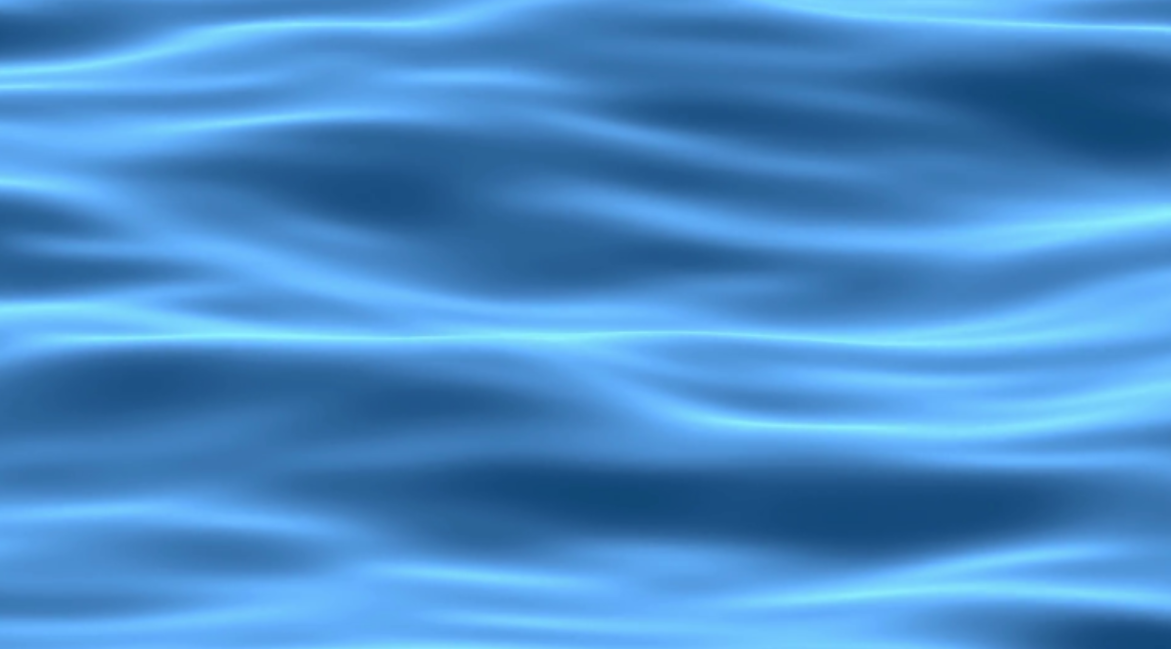
#> input picture images/vagues.png, 1171 x 649 px, found by its file name
$ python code_final.py
#> lines starting #> are read from the running program, lines starting #| are printed output that depends on the picture; long printed decimals are rounded
import numpy as np
import math
import matplotlib.pyplot as plt
import matplotlib.image as mpimg


###### INITIALISATION #######

image_path = 'vagues.png'

image_origine = mpimg.imread(image_path)   #lecture de l'image
#> image_origine is the input picture: shape (649, 1171, 3) float32; mean R, G, B 0.288, 0.551, 0.79
image = mpimg.imread(image_path)

# Convertion en entiers de 0 à 255
if image.dtype != np.uint8:  # Si les valeurs sont en flottant (0 à 1)
    image = (image * 255)
else:
    image = (image/np.max(image))*255


# Tronquer l'image
hauteur, largeur = image.shape[:2]
#> hauteur = 649; largeur = 1171
nouvelle_hauteur = (hauteur // 8) * 8
#> nouvelle_hauteur = 648
nouvelle_largeur = (largeur // 8) * 8
#> nouvelle_largeur = 1168
image = image[:nouvelle_hauteur, :nouvelle_largeur,:]
#> image: shape (648, 1168, 3) float32

#on centralise les valeurs de la matrice
image = image - 128

taille_image = image.shape
#> taille_image = (648, 1168, 3)

#initialisation de P (matrice de passage) avec la formule de la double somme
P=np.zeros((8,8))
for i in range (8):
    for j in range (8):
        if i==0:
            ck=1/math.sqrt(2)
        else:
            ck=1
        P[i,j]= (1/2)*ck*math.cos(((2*j+1)*i*math.pi)/16)


# initialisation de Q : matrice de quantification Q
Q=np.array([[16,11,10,16,24,40,51,61],
            [12,12,13,19,26,58,60,55],
            [14,13,16,24,40,57,69,56],
            [14,17,22,29,51,87,80,62],
            [18,22,37,56,68,109,103,77],
            [24,35,55,64,81,104,113,92],
            [49,64,78,87,103,121,120,101],
            [72,92,95,98,112,100,103,99]])


####### COMPRESSION #########

compressed = np.zeros_like(image, dtype=float)

for c in range(taille_image[2]):   #comression pour tous les canaux de couleurs
    #compression par blocs de 8
    for i in range(0, taille_image[0], 8):
        for j in range(0, taille_image[1], 8):
            bloc = image[i:i+8, j:j+8,c]
            #application de la formule de changemment de base
            D = np.dot(P, np.dot(bloc,P.T))
            D_tilde = np.round(D/Q)
            compressed[i:i+8, j:j+8,c] = D_tilde
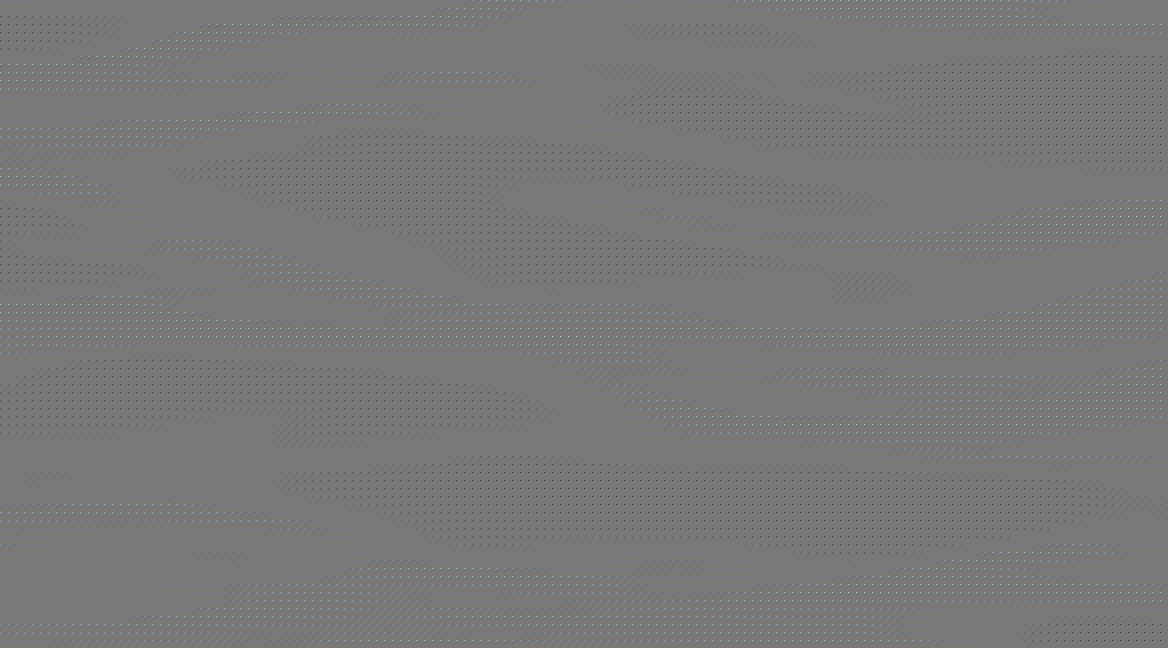
#> compressed: shape (648, 1168, 3) float64; mean R, G, B -0.4, 0.1, 0.6; drawn with min black and max white


###### TAUX DE COMPRESSION #######
nb_coeff_non_zero = np.count_nonzero(compressed)  # Nombre de coefficients non nuls
#> nb_coeff_non_zero = 80350
taux_compression = 100 - ((nb_coeff_non_zero / (taille_image[1]*taille_image[0]*3)) * 100 )
#> taux_compression = 96.46
print(f"taux de compression : {taux_compression}")
#| taux de compression : 96.461


####### DECOMPRESSION ###########
decompressed = np.zeros_like(image, dtype=np.float32)

for c in range(taille_image[2]):
    for i in range(0, taille_image[0], 8):
        for j in range(0, taille_image[1], 8):
            B = compressed[i:i+8,j:j+8,c]
            #operations inverse à la compression
            D_tilde = B * Q
            D = np.dot(P.T, np.dot(D_tilde,P))
            D=np.round(D)
            decompressed[i:i+8, j:j+8, c] = D +128


decompressed = np.clip(decompressed, 0, 255).astype(np.uint8)

###### CALCUL DE L'ERREUR ########
erreur = (np.linalg.norm(((image+128)-decompressed))/(np.linalg.norm(image))) *100
#> erreur = 1.8
print(f"l'erreur est : {erreur}")
#| l'erreur est : 1.801

#Affichage des résulats

fig,axes = plt.subplots(2,2)
axes[0, 0].imshow(image_origine)
axes[0, 0].set_title("Image d'origine")
axes[0, 1].imshow(compressed)
axes[0, 1].set_title("Image compressée")
axes[1, 0].imshow(decompressed)
axes[1, 0].set_title("Image décompressée")
axes[1,1].axis('off')
plt.tight_layout()
plt.show()
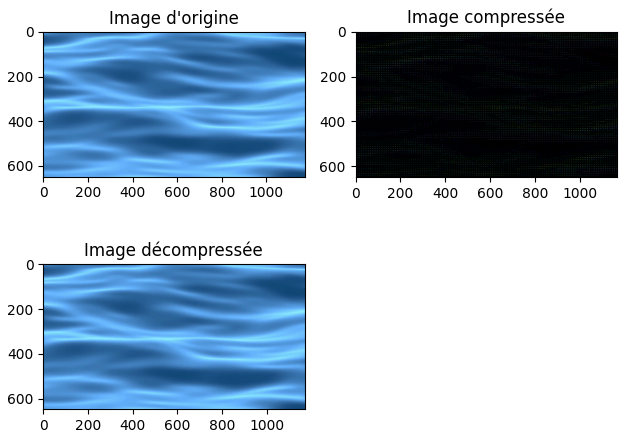
#> figure drawn by matplotlib, 3 panels

$ run again, with images/papillon.png copied over images/vagues.png
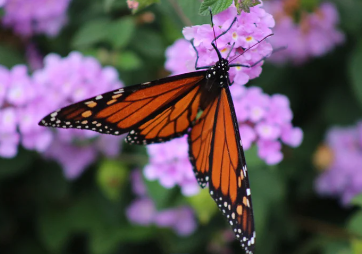
#> input picture images/papillon.png, 362 x 254 px, found by its file name
#> image_origine is the input picture: shape (254, 362, 4) float32; mean R, G, B, A 0.38, 0.32, 0.354, 1
#> nb_coeff_non_zero = 35396
#> taux_compression = 86.78
#| taux de compression : 86.785
#> after the loop `for c in range(taille_image[2]):`:
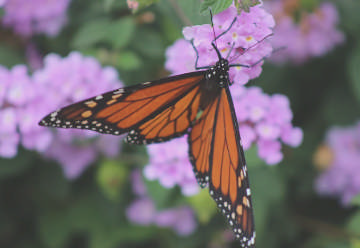
#> decompressed: shape (248, 360, 4) float32; mean R, G, B, A 98.5, 82.4, 91.8, 254; transparent parts drawn white
#> erreur = 3.81
#| l'erreur est : 3.807
#> `plt.show()`:
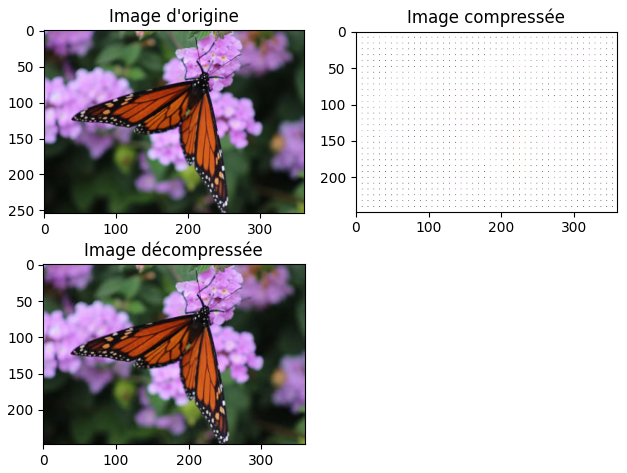
#> figure drawn by matplotlib, 3 panels

$ run again, with images/pns_noisy.png copied over images/vagues.png
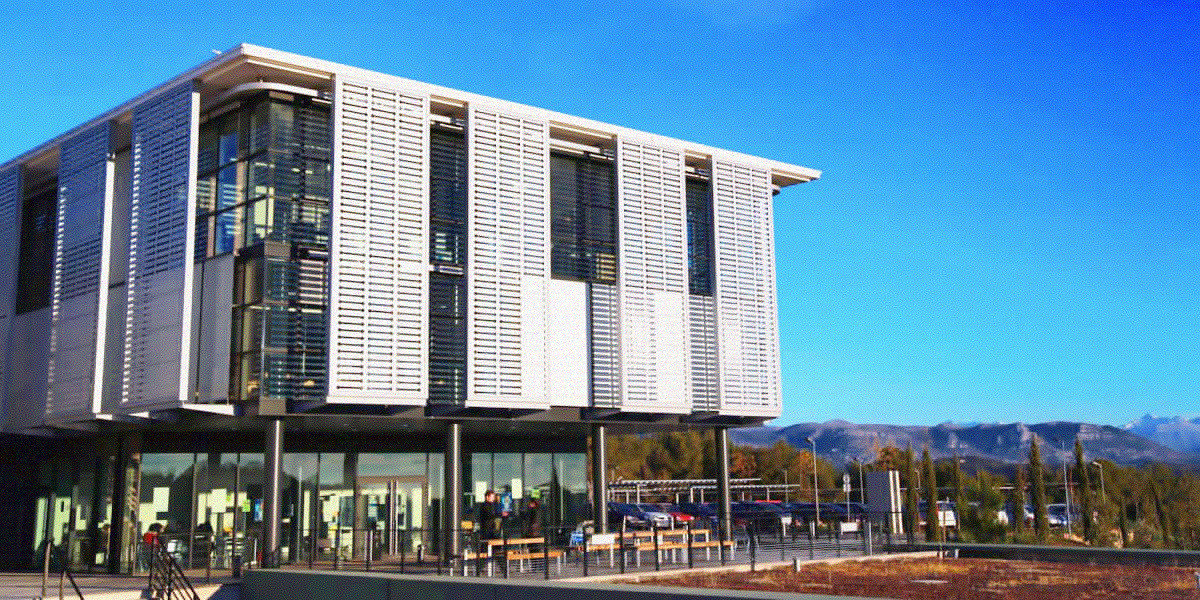
#> input picture images/pns_noisy.png, 1200 x 600 px, found by its file name
#> image_origine is the input picture: shape (600, 1200, 4) float32; mean R, G, B, A 0.38, 0.523, 0.632, 1
#> nb_coeff_non_zero = 317107
#> taux_compression = 85.32
#| taux de compression : 85.319
#> after the loop `for c in range(taille_image[2]):`:
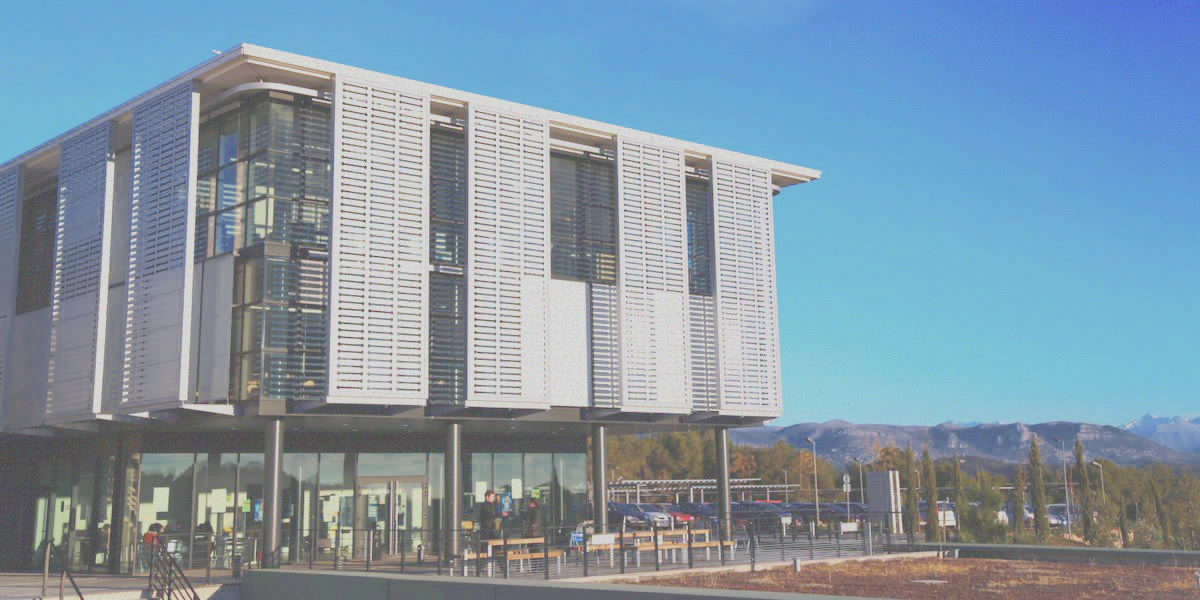
#> decompressed: shape (600, 1200, 4) float32; mean R, G, B, A 96.8, 133.4, 161.2, 255.6; transparent parts drawn white
#> erreur = 19.95
#| l'erreur est : 19.951
#> `plt.show()`:
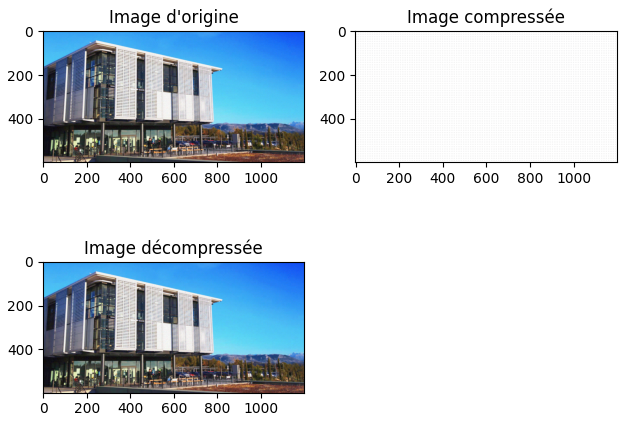
#> figure drawn by matplotlib, 3 panels

$ run again, with images/trefles.png copied over images/vagues.png
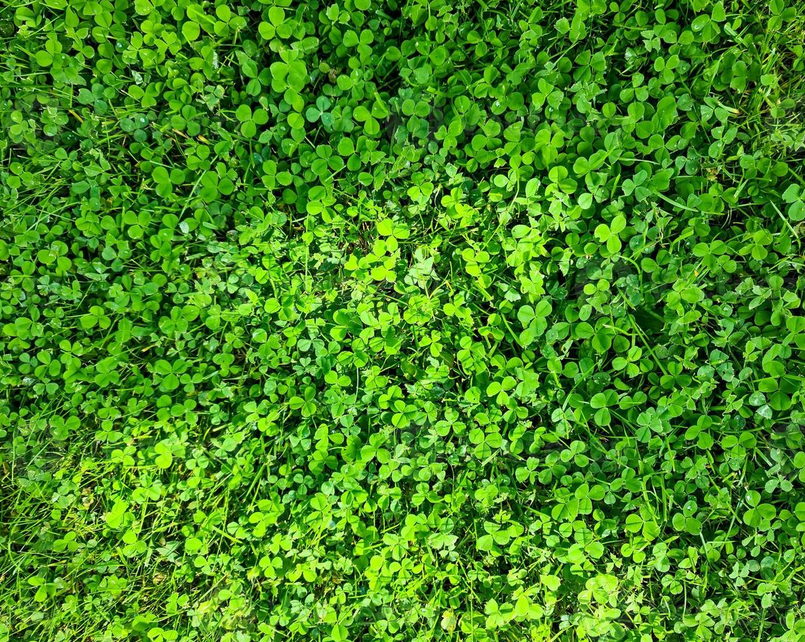
#> input picture images/trefles.png, 805 x 642 px, found by its file name
#> image_origine is the input picture: shape (642, 805, 3) float32; mean R, G, B 0.284, 0.537, 0.124
#> nb_coeff_non_zero = 519923
#> taux_compression = 66.15
#| taux de compression : 66.151
#> after the loop `for c in range(taille_image[2]):`:
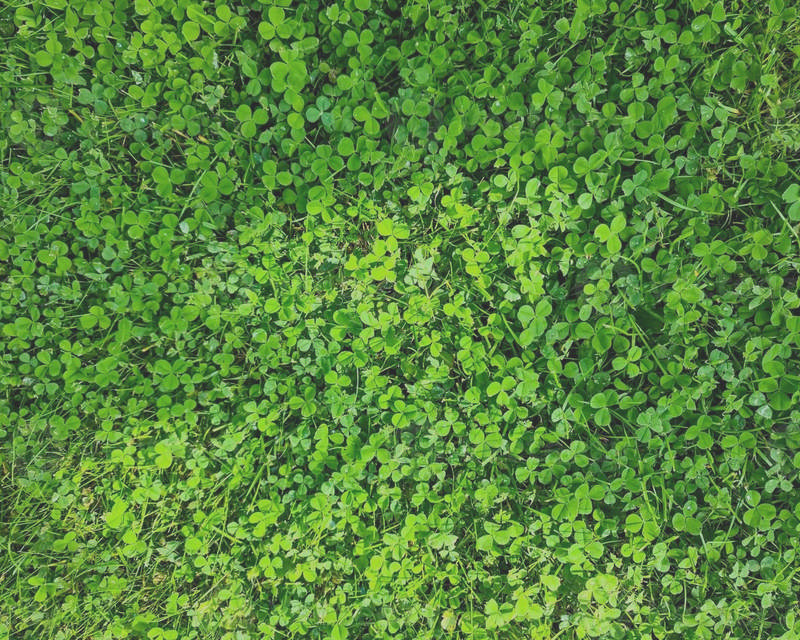
#> decompressed: shape (640, 800, 3) float32; mean R, G, B 72.4, 137.1, 31.7; drawn with min black and max white
#> erreur = 13.81
#| l'erreur est : 13.809
#> `plt.show()`:
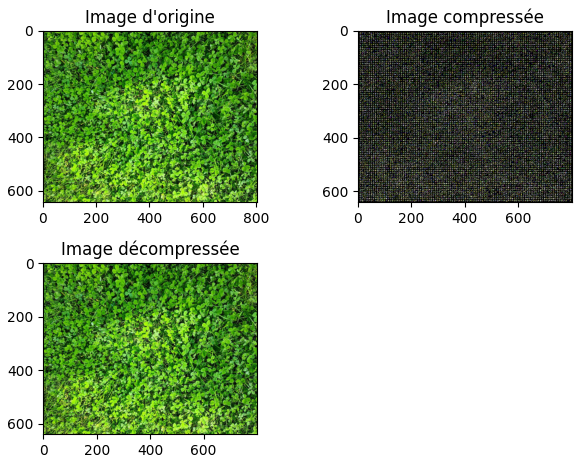
#> figure drawn by matplotlib, 3 panels
